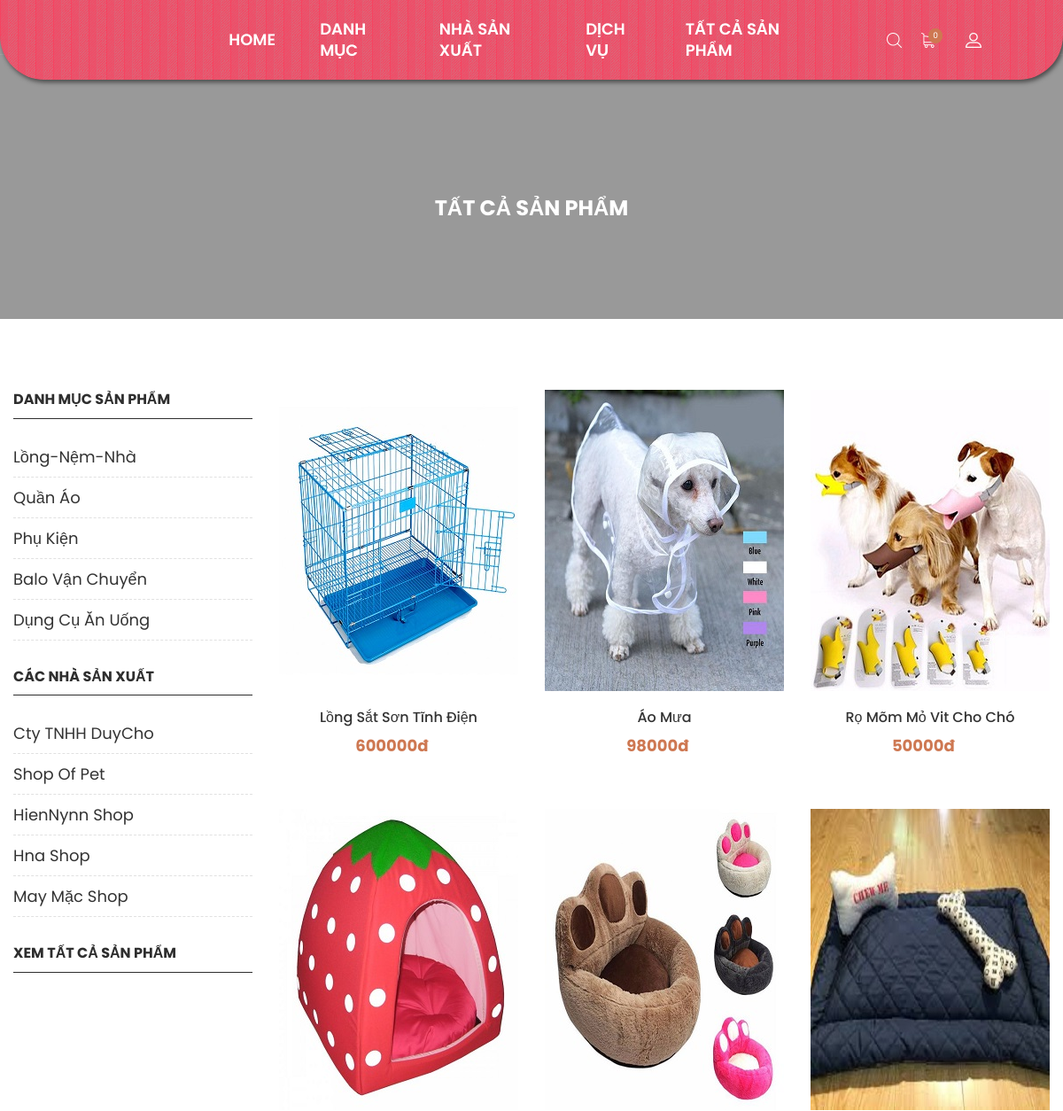
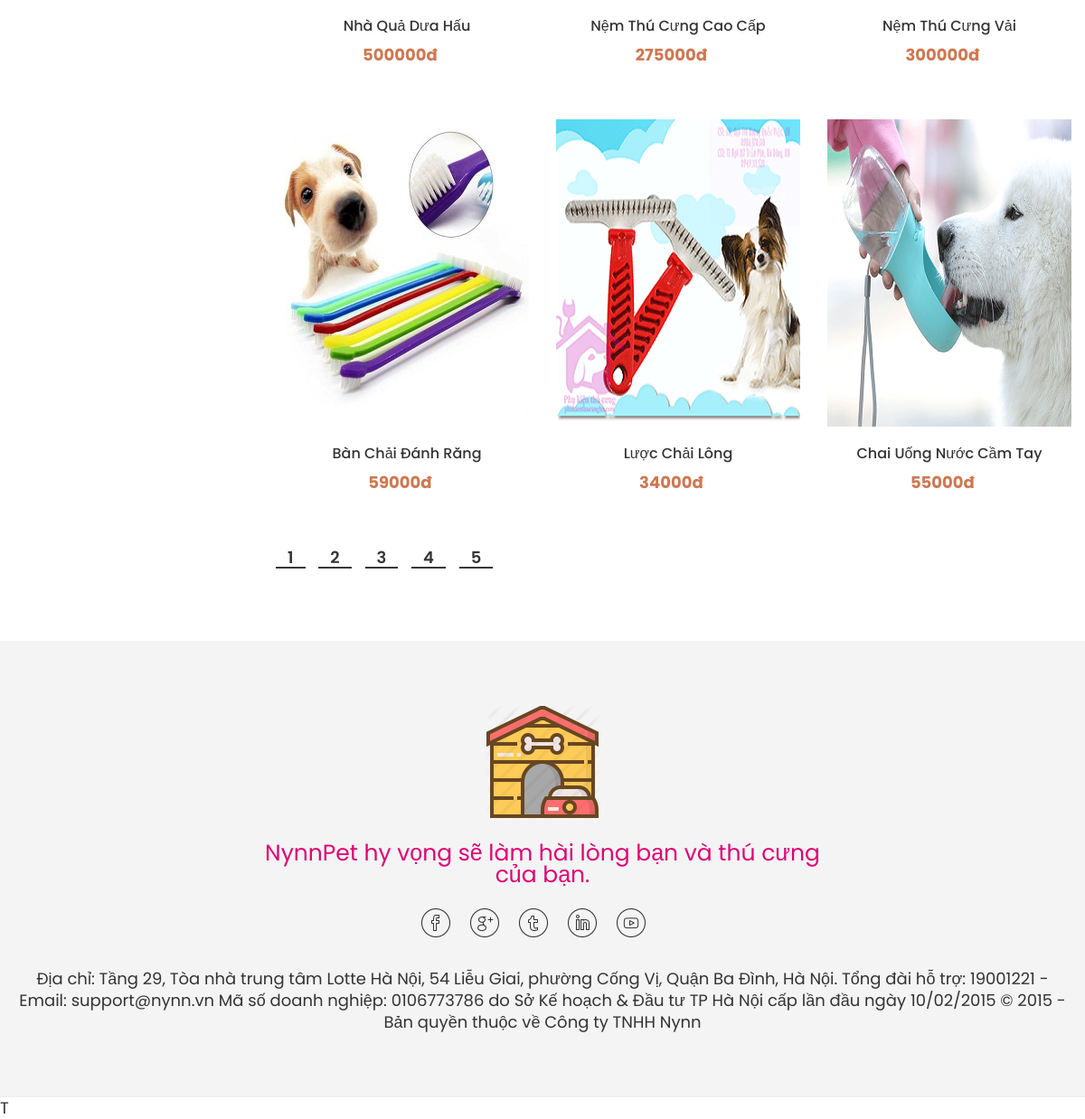
The app's page /allnsx.php (signed in) with its own data (2 pictures, top to bottom).
### tables this page shows
CREATE TABLE IF NOT EXISTS `danhmuc` (
  `ID` int(11) NOT NULL AUTO_INCREMENT,
  `TenDM` varchar(255) DEFAULT NULL,
  PRIMARY KEY (`ID`) USING BTREE,
  KEY `ID` (`ID`) USING BTREE,
  KEY `ID_2` (`ID`) USING BTREE,
  KEY `ID_3` (`ID`) USING BTREE,
  KEY `ID_4` (`ID`) USING BTREE,
  KEY `ID_5` (`ID`) USING BTREE,
  KEY `ID_6` (`ID`) USING BTREE,
  KEY `ID_7` (`ID`) USING BTREE,
  KEY `ID_8` (`ID`) USING BTREE,
  KEY `ID_9` (`ID`) USING BTREE
);

CREATE TABLE IF NOT EXISTS `nsx` (
  `ID` int(11) NOT NULL AUTO_INCREMENT,
  `TenNSX` varchar(255) DEFAULT NULL,
  PRIMARY KEY (`ID`) USING BTREE,
  KEY `ID` (`ID`) USING BTREE,
  KEY `ID_2` (`ID`) USING BTREE,
  KEY `ID_3` (`ID`) USING BTREE,
  KEY `ID_4` (`ID`) USING BTREE,
  KEY `ID_5` (`ID`) USING BTREE,
  KEY `ID_6` (`ID`) USING BTREE,
  KEY `ID_7` (`ID`) USING BTREE,
  KEY `ID_8` (`ID`) USING BTREE,
  KEY `ID_9` (`ID`) USING BTREE
);

CREATE TABLE IF NOT EXISTS `sanpham` (
  `ID` int(11) NOT NULL AUTO_INCREMENT,
  `TenSP` varchar(255) DEFAULT NULL,
  `LoaiSP` int(255) DEFAULT NULL,
  `MoTa` text,
  `NgayTao` date DEFAULT NULL,
  `SoLuong` int(11) DEFAULT NULL,
  `HinhAnh` varchar(50) DEFAULT NULL,
  `XuatXu` varchar(50) DEFAULT NULL,
  `MaNSX` int(11) DEFAULT NULL,
  `Gia` float DEFAULT NULL,
  `LuotXem` int(10) UNSIGNED ZEROFILL DEFAULT '0000000000',
  `TinhTrang` varchar(0) DEFAULT NULL,
  PRIMARY KEY (`ID`) USING BTREE,
  KEY `MaNSX` (`MaNSX`) USING BTREE,
  KEY `LoaiSP` (`LoaiSP`) USING BTREE
);

### config.php (called while the page is built, shortened)
<?php
function load($sql) {
	$cn = new mysqli(HOST, UID, PWD, DB);
	$cn->query("set names 'utf8'");
    $rs = $cn->query($sql);
	return $rs;
}

### allnsx.php (the view, shortened to what this page needs)
	<?php
include_once("header.php");
 $rowperpage=9;
   $curpage=1;
   $offset=($curpage-1)*$rowperpage;
$top10LastProsloai = "select * from nsx dm join sanpham sp on dm.ID=sp.MaNSX   LIMIT $offset, $rowperpage";
$rsloai = load($top10LastProsloai);
$sqlDanhMuc = "select * from danhmuc";
$rsDanhMuc = load($sqlDanhMuc);
$sqlNSX = "select * from nsx";
$rsNSX = load($sqlNSX);
?>
        <div class="page-shop-sidebar left--sidebar bg--white section-padding--lg"style="background-color: white;">
        	<div class="container">
        		<div class="row">
        			<div class="col-lg-3 col-12 order-2 order-lg-1 md-mt-40 sm-mt-40">
        				<div class="shop__sidebar">
							<aside class="wedget__categories poroduct--cat">
									<a href=" allloai.php" ><h3 class="wedget__title">Danh mục sản phẩm</h3></a>
									<ul>
									<?php
													while($dataDanhMuc = $rsDanhMuc->fetch_object()) {
												?>
												<li><a href="cacdanhmuc.php?ID=<?php echo $dataDanhMuc->ID ?>"><?php echo $dataDanhMuc->TenDM ?></a></li>
												<?php } ?>
									</ul>
								</aside>
								<aside class="wedget__categories poroduct--cat">
									<a href=" allnsx.php" ><h3 class="wedget__title">Các nhà sản xuất</h3></a>
									<ul>
									<?php
													while($dataNSX = $rsNSX->fetch_object()) {
												?>
												<li><a href="cacnsx.php?ID=<?php echo $dataNSX->ID ?>"><?php echo $dataNSX->TenNSX ?></a></li>
												<?php } ?>
									</ul>
								</aside>
								<aside class="wedget__categories poroduct--cat">
									<a href=" tatca.php"> <h3 class="wedget__title">Xem tất cả sản phẩm </h3></a>
								</aside>
        				</div>
        			</div>
        			<div class="col-lg-9 col-12 order-1 order-lg-2">
        				<div class="tab__container">
	        				<div class="shop-grid tab-pane fade show active" id="nav-grid" role="tabpanel">
	        					<div class="row">
									<?php 	while($data = $rsloai->fetch_object())
									 {
				        			?>
		        					<div class="product product__style--3 col-lg-4 col-md-4 col-sm-6 col-12">
									<form method="post" action="">
							<div class="product__thumb">
								<a class="first__img" href="product_detail.php?id=<?php echo $data->ID; ?>"><img src="<?php echo $data->HinhAnh; ?>" alt="product image"></a>
							</div>
							<div class="product__content content--center">
								<h4><a href="product_detail.php?id=<?php echo $data->ID; ?>"><?php echo $data->TenSP; ?></a></h4>
								<ul class="prize d-flex">
									<li><?php echo $data->Gia; ?>đ</li>
								</ul>
							</div>
						</form>
		        					</div>
		        				<?php  }
        		        				 $sql="select count(*) from nsx dm join sanpham sp on dm.ID=sp.MaNSX  ";
	$rsloai=load($sql);
	$row = mysqli_fetch_array($rsloai);
	  $number_of_rows=$row[0];
	  $number_of_pages=ceil($number_of_rows/$rowperpage);
	  ?>
	  <center>
	   <ul class="wn__pagination" >
	    <?php
	    for($page=1;$page<=$number_of_pages;$page++)
		{
			?>
			 <li class="active"> <?php echo "<a href='allloai.php?page=".$page."'>".$page."</a>"; ?></li>
			<?php
		}
        ?>
    </ul>
    </center>
	        					</div>
	        				</div>
        				</div>
        			</div>
        		</div>
        	</div>
        </div>
<?php include_once("footer.php"); ?>

### records on screen
danhmuc: TenDM "Lồng-Nệm-Nhà"
danhmuc: TenDM "Quần Áo"
danhmuc: TenDM "Phụ Kiện"
danhmuc: TenDM "Balo Vận Chuyển"
danhmuc: TenDM "Dụng Cụ Ăn Uống"
nsx: TenNSX "Cty TNHH DuyCho", sanpham.HinhAnh (picture), sanpham.TenSP "Lồng Sắt Sơn Tĩnh Điện", sanpham.Gia "600000", sanpham.TenSP "Áo Mưa", sanpham.Gia "98000", sanpham.TenSP "Rọ Mõm Mỏ Vit Cho Chó", sanpham.Gia "50000", sanpham.TenSP "Nhà Quả Dưa Hấu", sanpham.Gia "500000", sanpham.TenSP "Nệm Thú Cưng Cao Cấp", sanpham.Gia "275000", sanpham.TenSP "Nệm Thú Cưng Vải", sanpham.Gia "300000", sanpham.TenSP "Bàn Chải Đánh Răng", sanpham.Gia "59000", sanpham.TenSP "Lược Chải Lông", sanpham.Gia "34000", sanpham.TenSP "Chai Uống Nước Cầm Tay", sanpham.Gia "55000"
nsx: TenNSX "Shop Of Pet"
nsx: TenNSX "HienNynn Shop"
nsx: TenNSX "Hna Shop"
nsx: TenNSX "May Mặc Shop"

### other values on screen
$dataSqlItem->TongSoSP "0"
$current_title "TẤT CẢ SẢN PHẨM"
